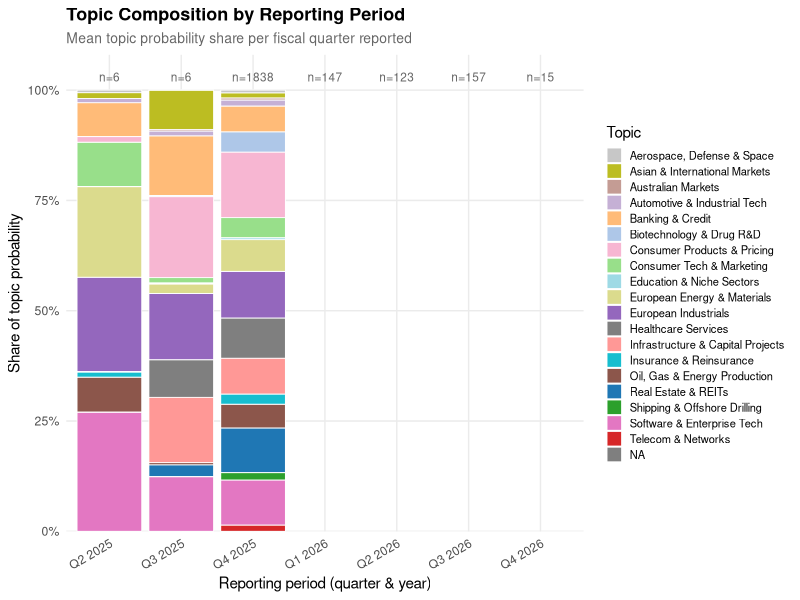
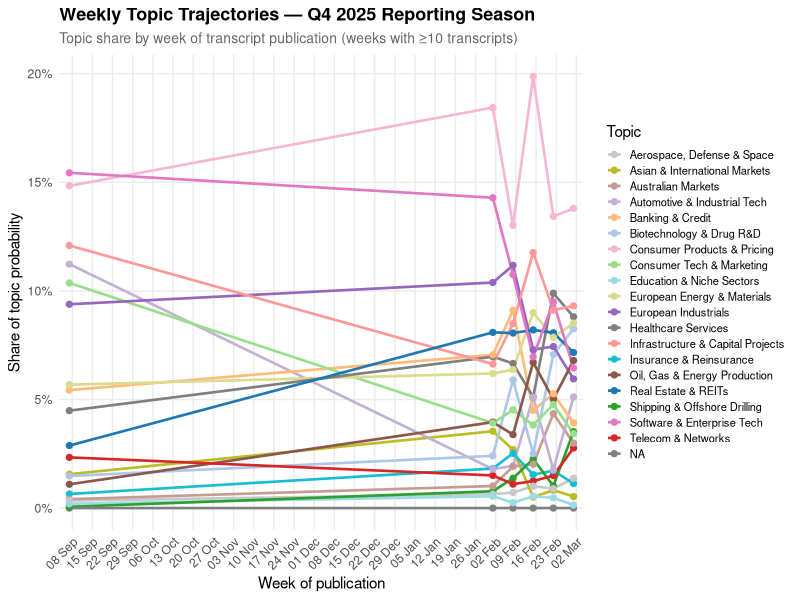
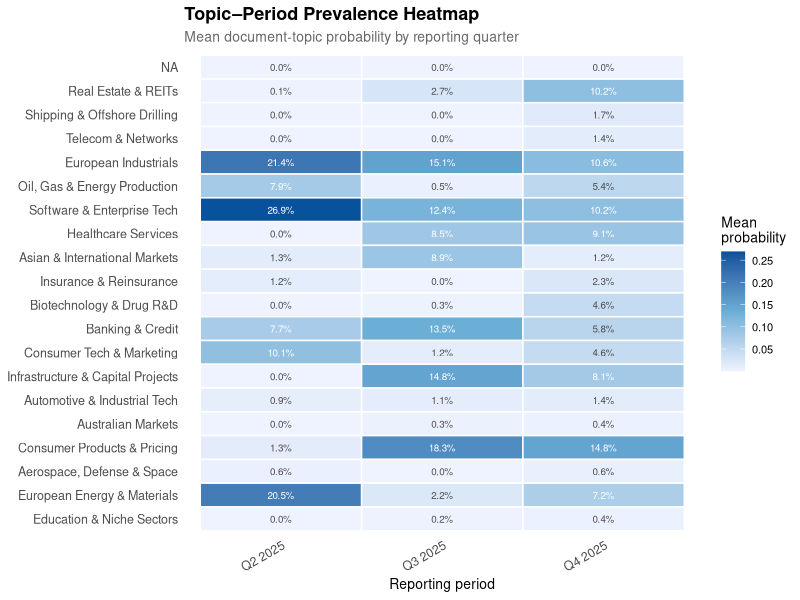
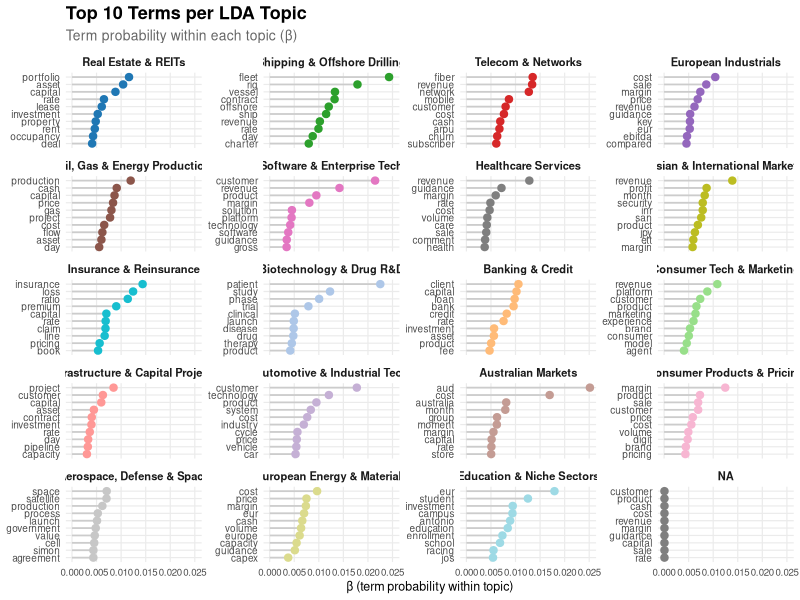
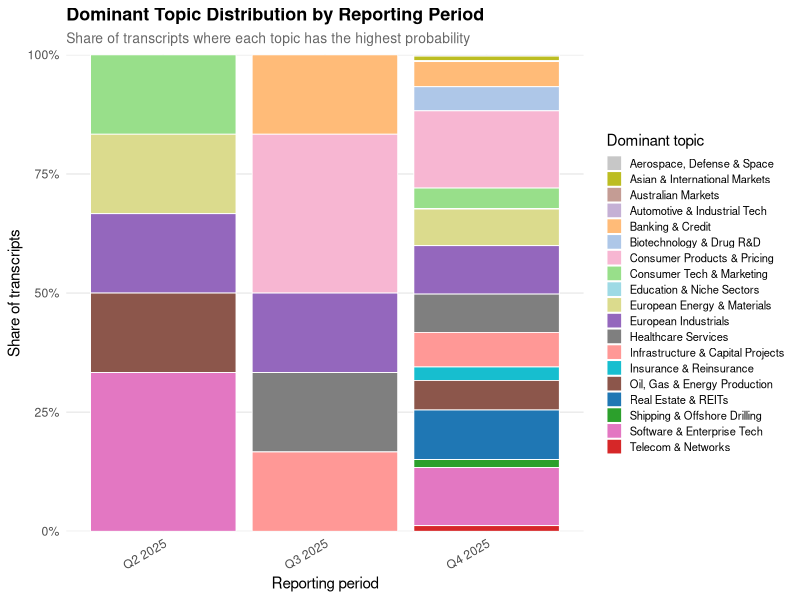

The R script that drew these images, in order:
# =============================================================================
# 02_visualize_topics.R
# Temporal and structural visualization of LDA topic model outputs
#
# Reads the document-topic distribution matrix (gamma) and topic-term
# matrix (beta) exported by 01_topic_modeling.ipynb, and produces a
# series of publication-quality figures saved to figures/.
#
# Figures produced:
#   figures/05_monthly_topic_prevalence.png  — stacked area chart
#   figures/06_topic_trajectories.png        — faceted monthly line chart
#   figures/07_topic_heatmap_monthly.png     — topic × month heatmap
#   figures/08_topic_terms_dotplot.png       — top terms per topic (dot plot)
#   figures/09_dominant_topic_calendar.png   — dominant topic share over time
# =============================================================================

library(dplyr)
library(tidyr)
library(readr)
library(lubridate)
library(ggplot2)
library(forcats)
library(stringr)
library(tidytext)  # for reorder_within() and scale_y_reordered()

# --- Load data ----------------------------------------------------------------

gamma <- read_csv("data/doc_topic_distributions.csv",
                  show_col_types = FALSE)
beta  <- read_csv("data/topic_terms.csv",
                  show_col_types = FALSE)

cat("Gamma matrix:", nrow(gamma), "documents,",
    sum(str_starts(names(gamma), "topic_")), "topics\n")
cat("Beta matrix: ", nrow(beta), "rows\n")

# Identify topic columns
topic_cols <- names(gamma)[str_starts(names(gamma), "topic_")]
K <- length(topic_cols)

# Ensure date columns are proper types.
# We restrict temporal visualizations to periods up to and including Q4 2025,
# since the corpus is dominated by the Q4 2025 reporting season (~1,851 docs).
# The small number of Q1–Q3 2026 documents (off-calendar FY companies) are
# excluded from the temporal charts to avoid misleading sparsity artefacts.

PERIODS_TO_PLOT <- c("Q2 2025", "Q3 2025", "Q4 2025")

gamma <- gamma %>%
  mutate(
    call_date        = as.Date(call_date),
    call_month       = as.Date(call_month),
    call_week        = as.Date(call_week),
    reporting_period = factor(reporting_period,
      levels = c("Q2 2025", "Q3 2025", "Q4 2025",
                 "Q1 2026", "Q2 2026", "Q3 2026", "Q4 2026"))
  )

# --- Helper: topic label lookup ----------------------------------------------
# If the Python notebook produced a "dominant_label" column we can use it;
# otherwise fall back to generic labels. Users should update TOPIC_LABELS
# in the Python notebook for meaningful labels here.

if ("dominant_label" %in% names(gamma) &&
    !all(str_starts(gamma$dominant_label, "Topic "))) {
  label_map <- gamma %>%
    select(dominant_topic, dominant_label) %>%
    distinct() %>%
    rename(topic_id = dominant_topic, label = dominant_label)
} else {
  label_map <- tibble(
    topic_id = 0:(K - 1),
    label    = paste0("Topic ", 0:(K - 1))
  )
}

cat("\nTopic labels:\n")
print(label_map)

# =============================================================================
# Figure 1: Stacked bar chart — topic composition by reporting period
# Primary temporal axis: the fiscal quarter reported (Q4 2025, Q1 2026, etc.)
# This is more analytically meaningful than publication month for this corpus.
# =============================================================================

# Pivot gamma to long format, join labels
gamma_long <- gamma %>%
  select(reporting_period, call_week, all_of(topic_cols)) %>%
  pivot_longer(cols = all_of(topic_cols),
               names_to = "topic_col",
               values_to = "probability") %>%
  mutate(topic_id = as.integer(str_extract(topic_col, "[0-9]+"))) %>%
  left_join(label_map, by = "topic_id")

# Aggregate by reporting period — restrict to Q4 2025 and earlier
period_topics <- gamma_long %>%
  filter(!is.na(reporting_period), reporting_period %in% PERIODS_TO_PLOT) %>%
  group_by(reporting_period, topic_id, label) %>%
  summarise(mean_prob = mean(probability, na.rm = TRUE), .groups = "drop") %>%
  group_by(reporting_period) %>%
  mutate(share = mean_prob / sum(mean_prob)) %>%
  ungroup()

# Also compute by week for the within-season analysis
weekly_topics <- gamma_long %>%
  filter(!is.na(call_week)) %>%
  group_by(call_week, topic_id, label) %>%
  summarise(mean_prob = mean(probability, na.rm = TRUE), .groups = "drop") %>%
  group_by(call_week) %>%
  mutate(share = mean_prob / sum(mean_prob)) %>%
  ungroup() %>%
  # Keep only weeks with at least 10 documents to avoid sparse week artefacts
  left_join(
    gamma %>% filter(!is.na(call_week)) %>% count(call_week),
    by = "call_week"
  ) %>%
  filter(n >= 10)

n_topics <- length(unique(period_topics$topic_id))
topic_colors <- setNames(
  colorRampPalette(c("#1f77b4","#ff7f0e","#2ca02c","#d62728","#9467bd",
                     "#8c564b","#e377c2","#7f7f7f","#bcbd22","#17becf",
                     "#aec7e8","#ffbb78","#98df8a","#ff9896","#c5b0d5",
                     "#c49c94","#f7b6d2","#c7c7c7","#dbdb8d","#9edae5"))(n_topics),
  unique(period_topics$label)
)

# Document counts per period (for annotation)
period_counts <- gamma %>%
  filter(!is.na(reporting_period)) %>%
  count(reporting_period)

p1 <- ggplot(period_topics,
             aes(x = reporting_period, y = share, fill = label)) +
  geom_bar(stat = "identity", position = "stack",
           colour = "white", linewidth = 0.3) +
  geom_text(
    data = period_counts,
    aes(x = reporting_period, y = 1.03, label = paste0("n=", n)),
    inherit.aes = FALSE, size = 3, colour = "grey40"
  ) +
  scale_fill_manual(values = topic_colors, name = "Topic") +
  scale_y_continuous(labels = scales::percent, expand = c(0, 0),
                     limits = c(0, 1.08)) +
  labs(
    title    = "Topic Composition by Reporting Period",
    subtitle = "Mean topic probability share per fiscal quarter reported",
    x        = "Reporting period (quarter & year)",
    y        = "Share of topic probability"
  ) +
  theme_minimal(base_size = 11) +
  theme(
    legend.position  = "right",
    legend.key.size  = unit(0.4, "cm"),
    legend.text      = element_text(size = 8),
    axis.text.x      = element_text(angle = 30, hjust = 1),
    panel.grid.minor = element_blank(),
    plot.title       = element_text(face = "bold", size = 13),
    plot.subtitle    = element_text(colour = "grey40", size = 10)
  )

ggsave("figures/05_topic_by_reporting_period.png", p1,
       width = 10, height = 6, dpi = 150, bg = "white")
cat("Saved figures/05_topic_by_reporting_period.png\n")

# =============================================================================
# Figure 2: Weekly topic trajectories within the Q4 2025 reporting season
# Publication date (week of posting) tracks the cadence of Q4 2025 reporting.
# =============================================================================

if (nrow(weekly_topics) > 0) {

  p2 <- ggplot(weekly_topics,
               aes(x = call_week, y = share, colour = label, group = label)) +
    geom_line(linewidth = 0.9) +
    geom_point(size = 1.8) +
    scale_colour_manual(values = topic_colors, name = "Topic") +
    scale_x_date(date_breaks = "1 week", date_labels = "%d %b",
                 expand = c(0.02, 0)) +
    scale_y_continuous(labels = scales::percent_format(accuracy = 1)) +
    labs(
      title    = "Weekly Topic Trajectories — Q4 2025 Reporting Season",
      subtitle = "Topic share by week of transcript publication (weeks with ≥10 transcripts)",
      x        = "Week of publication",
      y        = "Share of topic probability"
    ) +
    theme_minimal(base_size = 11) +
    theme(
      legend.position  = "right",
      legend.key.size  = unit(0.4, "cm"),
      legend.text      = element_text(size = 8),
      axis.text.x      = element_text(angle = 45, hjust = 1),
      panel.grid.minor = element_blank(),
      plot.title       = element_text(face = "bold", size = 13),
      plot.subtitle    = element_text(colour = "grey40", size = 10)
    )

  ggsave("figures/06_weekly_topic_trajectories.png", p2,
         width = 13, height = 6, dpi = 150, bg = "white")
  cat("Saved figures/06_weekly_topic_trajectories.png\n")
}

# =============================================================================
# Figure 3: Heatmap — topic × reporting period
# =============================================================================

heatmap_data <- period_topics %>%
  filter(!is.na(reporting_period), reporting_period %in% PERIODS_TO_PLOT)

p3 <- ggplot(heatmap_data,
             aes(x = reporting_period,
                 y = fct_reorder(label, -topic_id),
                 fill = mean_prob)) +
  geom_tile(colour = "white", linewidth = 0.5) +
  geom_text(aes(label = scales::percent(mean_prob, accuracy = 0.1)),
            size = 2.5, colour = ifelse(heatmap_data$mean_prob > 0.07,
                                        "white", "grey30")) +
  scale_fill_gradientn(
    colours = c("#EFF3FF", "#6BAED6", "#08519C"),
    name    = "Mean\nprobability"
  ) +
  labs(
    title    = "Topic–Period Prevalence Heatmap",
    subtitle = "Mean document-topic probability by reporting quarter",
    x        = "Reporting period",
    y        = NULL
  ) +
  theme_minimal(base_size = 10) +
  theme(
    axis.text.x     = element_text(angle = 30, hjust = 1, size = 9),
    axis.text.y     = element_text(size = 9),
    panel.grid      = element_blank(),
    legend.position = "right",
    plot.title      = element_text(face = "bold", size = 13),
    plot.subtitle   = element_text(colour = "grey40", size = 10)
  )

ggsave("figures/07_topic_heatmap_by_period.png", p3,
       width = max(8, nlevels(heatmap_data$reporting_period) * 1.3 + 3),
       height = n_topics * 0.55 + 2,
       dpi = 150, bg = "white")
cat("Saved figures/07_topic_heatmap_by_period.png\n")

# =============================================================================
# Figure 4: Dot plot — top terms per topic (beta matrix)
# A lollipop/dot plot showing the probability of the top N terms in each topic.
# =============================================================================

N_TERMS <- 10  # terms to show per topic

top_terms <- beta %>%
  left_join(label_map, by = c("topic" = "topic_id")) %>%
  rename(label = label.y) %>%
  group_by(label) %>%
  slice_max(probability, n = N_TERMS) %>%
  ungroup() %>%
  mutate(label = fct_reorder(label, topic),
         term  = reorder_within(term, probability, label))

p4 <- ggplot(top_terms, aes(x = probability, y = term, colour = label)) +
  geom_segment(aes(x = 0, xend = probability, yend = term),
               colour = "grey80", linewidth = 0.6) +
  geom_point(size = 2.2) +
  facet_wrap(~ label, scales = "free_y", ncol = 4) +
  scale_y_reordered() +
  scale_colour_manual(values = topic_colors, guide = "none") +
  labs(
    title    = paste0("Top ", N_TERMS, " Terms per LDA Topic"),
    subtitle = "Term probability within each topic (β)",
    x        = "β (term probability within topic)",
    y        = NULL
  ) +
  theme_minimal(base_size = 9) +
  theme(
    strip.text       = element_text(face = "bold", size = 8),
    axis.text.x      = element_text(size = 7),
    panel.grid.minor = element_blank(),
    plot.title       = element_text(face = "bold", size = 13),
    plot.subtitle    = element_text(colour = "grey40", size = 10)
  )

ggsave("figures/08_topic_terms_dotplot.png", p4,
       width = 14,
       height = ceiling(n_topics / 4) * (N_TERMS * 0.32 + 1.5),
       dpi = 150, bg = "white")
cat("Saved figures/08_topic_terms_dotplot.png\n")

# =============================================================================
# Figure 5: Dominant topic share over time (bar chart by dominant topic)
# Counts how many documents have each topic as dominant in each month.
# Complements the probability-based charts above.
# =============================================================================

if ("dominant_topic" %in% names(gamma)) {

  dominant_by_period <- gamma %>%
    filter(!is.na(reporting_period), reporting_period %in% PERIODS_TO_PLOT) %>%
    left_join(label_map, by = c("dominant_topic" = "topic_id")) %>%
    group_by(reporting_period, label) %>%
    summarise(n_docs = n(), .groups = "drop") %>%
    group_by(reporting_period) %>%
    mutate(share = n_docs / sum(n_docs)) %>%
    ungroup()

  p5 <- ggplot(dominant_by_period,
               aes(x = reporting_period, y = share, fill = label)) +
    geom_bar(stat = "identity", position = "stack",
             colour = "white", linewidth = 0.3) +
    scale_fill_manual(values = topic_colors, name = "Dominant topic") +
    scale_y_continuous(labels = scales::percent, expand = c(0, 0)) +
    labs(
      title    = "Dominant Topic Distribution by Reporting Period",
      subtitle = "Share of transcripts where each topic has the highest probability",
      x        = "Reporting period",
      y        = "Share of transcripts"
    ) +
    theme_minimal(base_size = 11) +
    theme(
      legend.position  = "right",
      legend.key.size  = unit(0.4, "cm"),
      legend.text      = element_text(size = 8),
      axis.text.x      = element_text(angle = 30, hjust = 1),
      panel.grid.minor = element_blank(),
      plot.title       = element_text(face = "bold", size = 13),
      plot.subtitle    = element_text(colour = "grey40", size = 10)
    )

  ggsave("figures/09_dominant_topic_by_period.png", p5,
         width = 10, height = 6, dpi = 150, bg = "white")
  cat("Saved figures/09_dominant_topic_by_period.png\n")
}

# =============================================================================
# Summary table: top 5 documents per topic
# Useful for manually validating topic labels by reading representative calls.
# =============================================================================

if ("dominant_topic" %in% names(gamma)) {

  top_docs <- gamma %>%
    left_join(label_map, by = c("dominant_topic" = "topic_id")) %>%
    group_by(dominant_topic, label) %>%
    slice_max(dominant_prob, n = 5) %>%
    select(label, company_name, ticker, call_date, dominant_prob) %>%
    arrange(dominant_topic, desc(dominant_prob)) %>%
    ungroup()

  write_csv(top_docs, "data/top_docs_per_topic.csv")
  cat("\nSaved data/top_docs_per_topic.csv\n")
  cat("\nTop representative documents per topic:\n")
  print(top_docs, n = Inf)
}

cat("\nAll figures saved to figures/. Done.\n")
